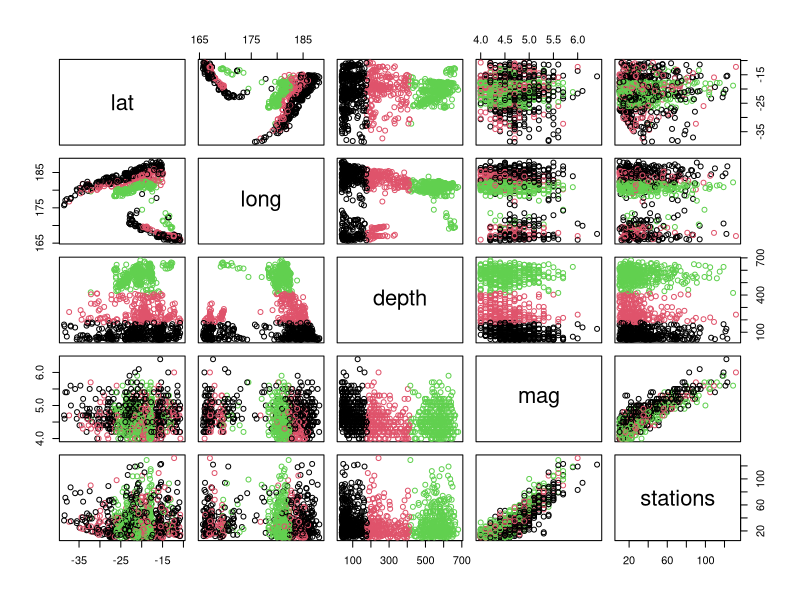
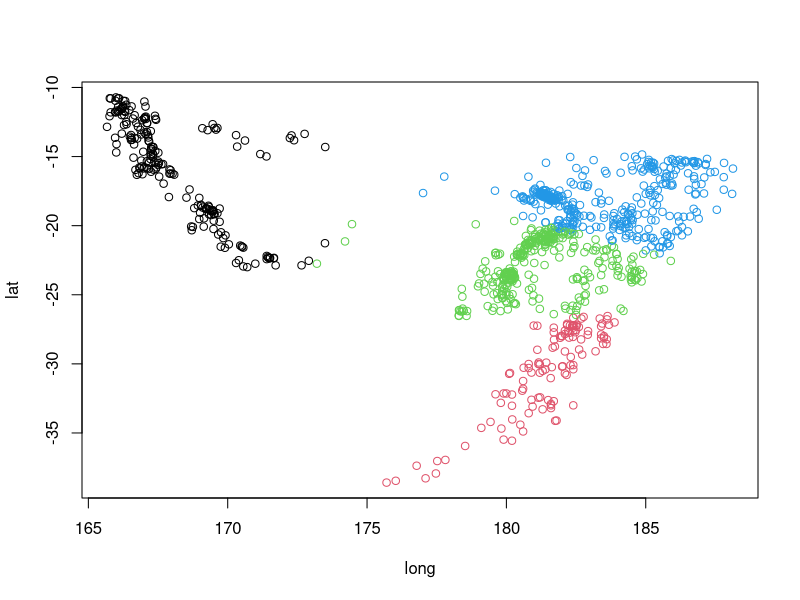
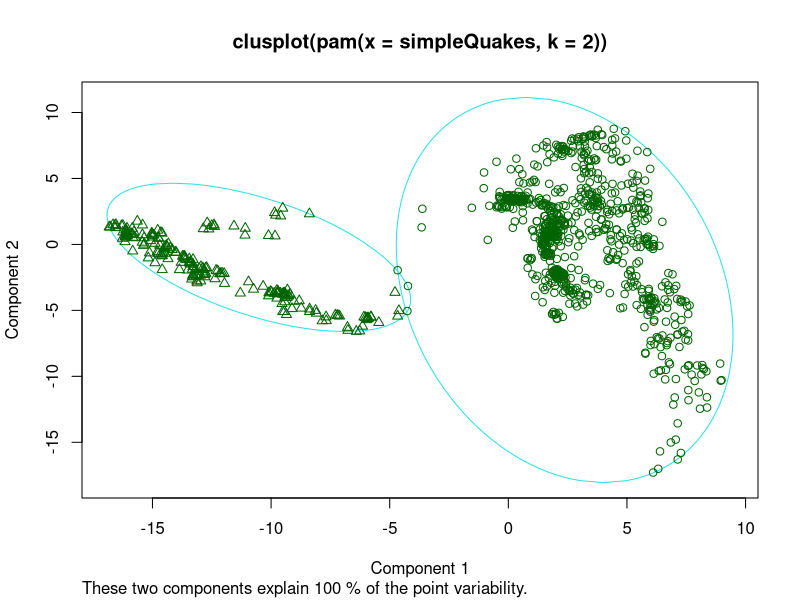
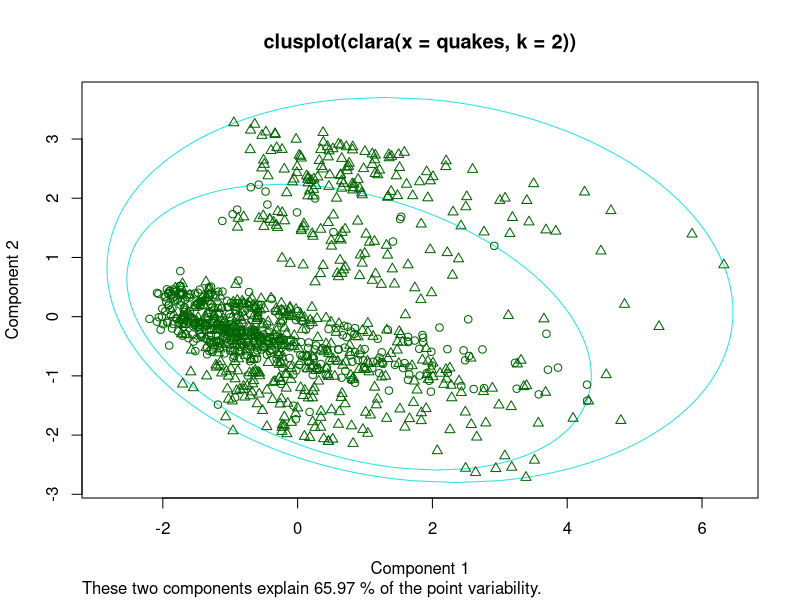
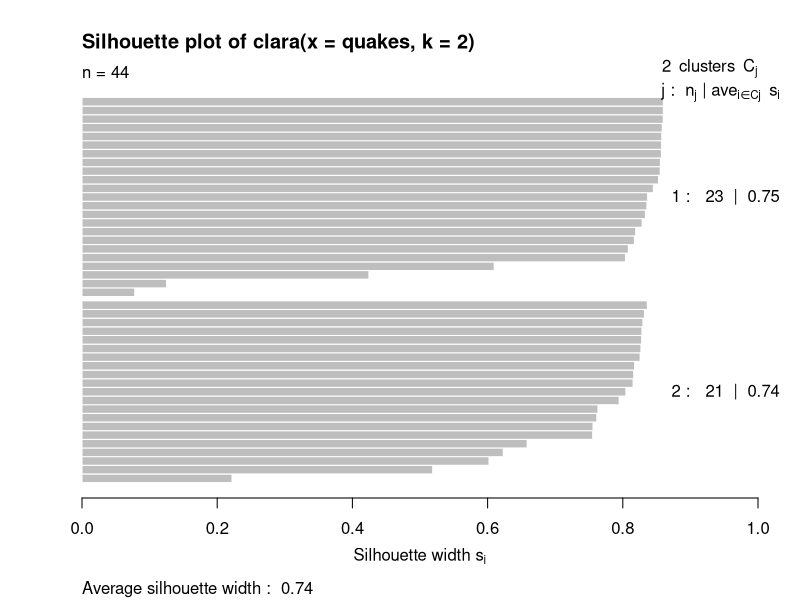
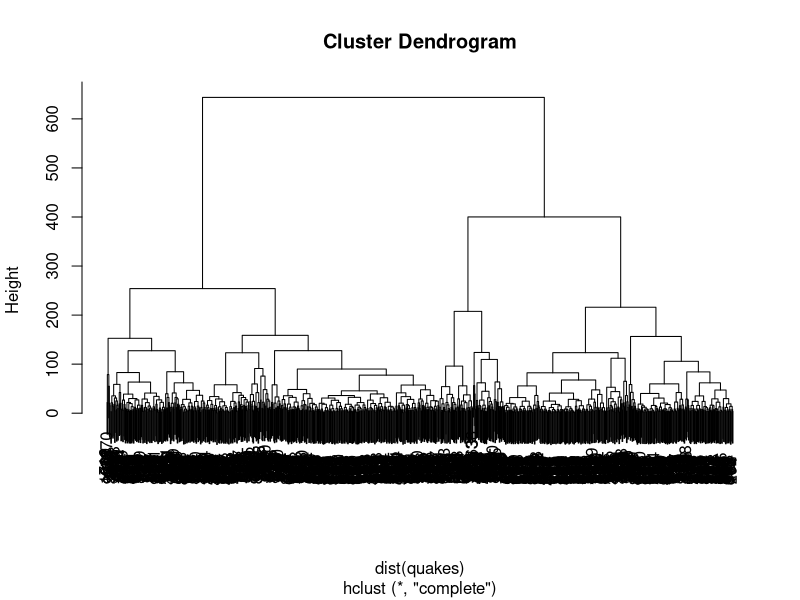
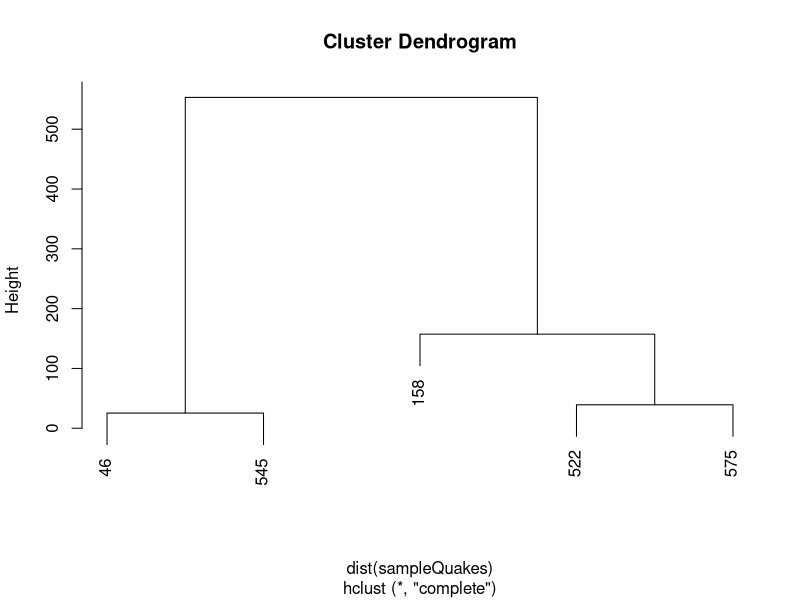
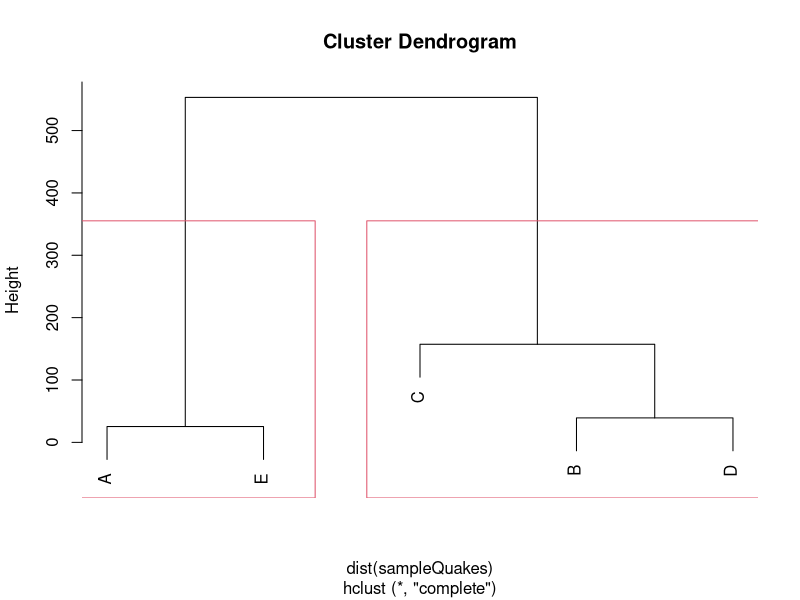

Write R code to recreate these figures, in order.
## ---- chunk 1
knitr::opts_chunk$set(echo = TRUE)
library(cluster)

## ---- chunk 2

# kmeans clusters data together, based on average distance from a centroid
# kmeans iterates through possible solutions to identify the best result

kmeans(quakes, 3)

# lots of information in the print from kmeans
# cluster sizes
# cl$centers - cluster means - shows the centroid for each cluster
# cl$cluster - clustering vector - shows which data points belong to which cluster
# cl$withinss - within cluster sum of squares - small SofS = more compact cluster


cl <- kmeans(quakes, 3)
plot(quakes, col = cl$cluster)
# what are we looking at.

#simplify
simpleQuakes <- quakes[,c("long","lat")]
cl <- kmeans(simpleQuakes, 4)
plot(simpleQuakes, col = cl$cluster)



## ---- chunk 3
simpleQuakes <- quakes[,c("long","lat")]
mypam <- pam(simpleQuakes,2) # assuming 2 medoids

# components of mypam - see pam.object
# for example...
mypam$medoids # coordinates of medoids
mypam$id.med # indices of medoids (i.e. simpleQuakes[mypam$id.med,])

# mypam$clustering # which points belong to which medoid
# same as... pam(simpleQuakes, 4, cluster.only = TRUE)


# plotting PAM
#plot(mypam)
#plot(mypam, ask = TRUE) # menu for plots

#map("worldHires","Fiji", xlim=c(160,190), ylim =c(-40,-15))
plot(mypam, which.plots = 1)

## ---- chunk 4
myclara <- clara(quakes,2)
plot(myclara, which.plots = 1) #graph
plot(myclara, which.plots = 2) #silhoutte

## ---- chunk 5
# downsample quakes for demonstration. from 500 to 25
simpleQuakes <- quakes[sample(nrow(quakes),25),c("long","lat")]

# create a fuzzy cluster with fanny
fuzCluster <- fanny(x = simpleQuakes, k = 3) 
fuzCluster

# this produces 4 parts: object, membership, fuzzyness, other components of object
fuzCluster$membership # percentage likelihood this point is part of this cluster. 
fuzCluster$coeff # A low value of Dunn's coefficient indicates a very fuzzy clustering, whereas a value close to 1 indicates a near-crisp clustering
fuzCluster$clustering # closest hard/crisp cluster

## ---- chunk 6
# builds a dendogram

# what is a distance matrix? (distance between points)
sampleQuakes <- quakes[sample(1:length(quakes$lat), 5),] # demonstrate a small set
sampleQuakes # here's the data
dist(sampleQuakes) # here's the distance matrix

# now here's a hierarchical cluster
hclust(dist(quakes)) # returns an hclust object

plot(hclust(dist(quakes))) # overplot
plot(hclust(dist(sampleQuakes))) # more approachable
# starts with one cluster per element
# Progressing up dendrogram produces larger clusters until one cluster at top
# Labels are row numbers. 
plot(hclust(dist(sampleQuakes)),
     labels = c(LETTERS[1:length(sampleQuakes)])) # labeled points
rect.hclust(hclust(dist(sampleQuakes)), k=2) # draw box around clusters

## ---- chunk 7
# cutree produces clusters from hclust objects
cutree(hclust(dist(sampleQuakes)),k=2)

## ---- chunk 8
agnes(agriculture)
## ---- chunk 9
plot(agnes(agriculture), which.plots = 2)
## ---- chunk 10
daisy(head(agriculture))
## ---- chunk 11
# cluster functions provide the silhouette graph
# silhouette measures the quality of the cluster
# A high average silhouette width indicates a good clustering

simpleQuakes <- quakes[sample(nrow(quakes),25),c("long","lat")]

silhouette(pam(simpleQuakes, 3))
# returns assigned cluster, neighbor cluster, width from this point to neighboring cluster
# large sil_width is better cluster
# Observations with a large Si (almost 1) are very well clustered, 
# a small  (around 0) means that the observation lies between two clusters, 
# and observations with a negative  are probably placed in the wrong cluster.

summary(silhouette(pam(simpleQuakes, 3)))
# provides useful information
summary(silhouette(pam(quakes, 2))) # median width is indicator of quality related to k


#plotting
plot(pam(simpleQuakes,4), which.plots = 2) 
# notice negative value
# what is average silhouette width? (larger is better)

plot(pam(simpleQuakes,2), which.plots = 2) 
# now what is average?

# clusplot
plot(pam(simpleQuakes,4), which.plots = 1) 
plot(pam(simpleQuakes,2), which.plots = 1) 

# overplotting
plot(pam(quakes,2), which.plots = 2)
plot(clara(quakes,2), which.plots = 2) # clara does subsampling
